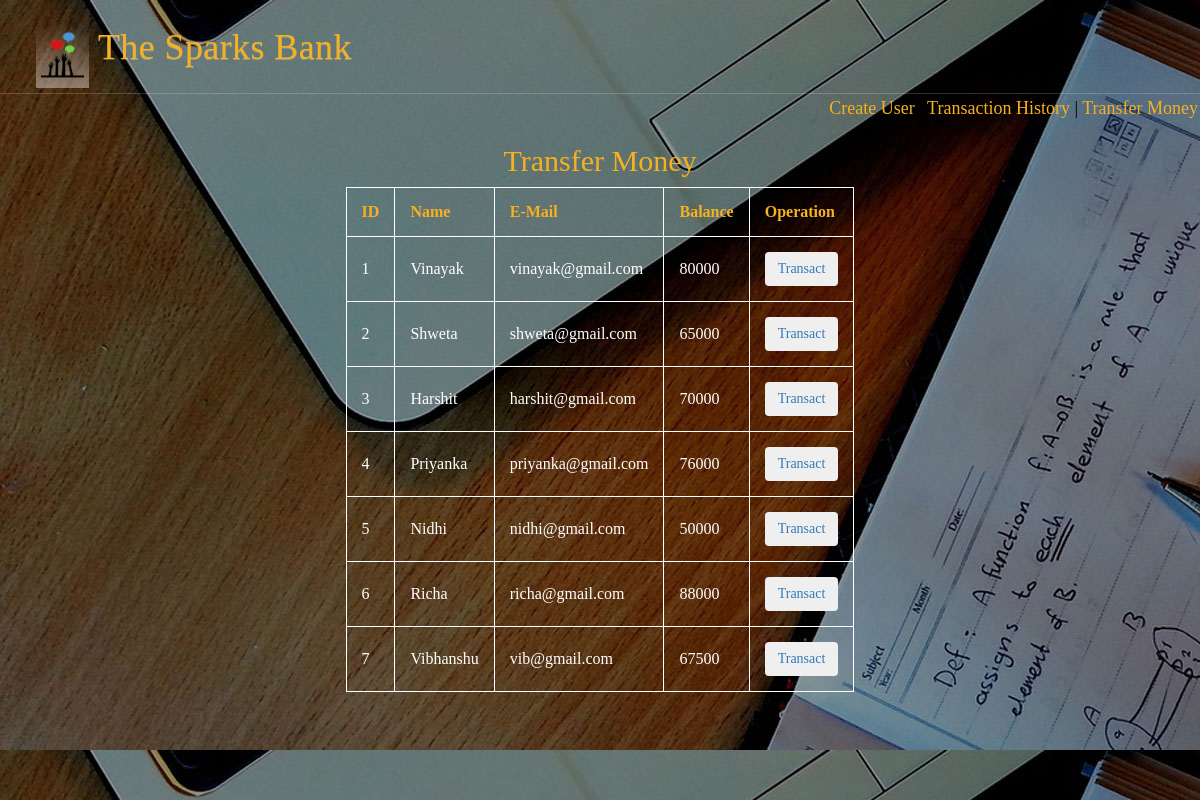
The app's page /transfermoney.php with its own data.
### tables this page shows
CREATE TABLE IF NOT EXISTS `user` (
  `id` int(20) NOT NULL,
  `name` varchar(20) NOT NULL,
  `email` varchar(20) NOT NULL,
  `balance` int(20) NOT NULL
);

### transfermoney.php (the view, shortened to what this page needs)
<html lang="en">
<head>
    <link rel="stylesheet" href="https://maxcdn.bootstrapcdn.com/bootstrap/3.3.7/css/bootstrap.min.css"
>
    <link rel="stylesheet" href="https://maxcdn.bootstrapcdn.com/bootstrap/3.3.7/css/bootstrap-theme.min.css"
>
</head>
<body>
<?php
    include 'config.php';
    $sql = "SELECT * FROM user";
    $result = mysqli_query($conn,$sql);
?>
    <div id="bodyDiv">
        <div class="top-header-agile">
            <h1><a class="col-md-6 navbar-brand" href="/"><img src="./logo_small spark.png"
                        style="padding:5px; height:100%; float:left; background: linear-gradient(to top, rgba(254, 254, 254, 0.4), rgba(250, 250, 250, 0));;">
                    &nbsp;The Sparks Bank</a></h1>
            <div class="clearfix"></div>
        </div>
        <nav>
            <a href="index.php" style="color:#f5b120;text-decoration: none;">Create User</a> |
            <a href="transactionhistory.php" target="_self" style="color:#f5b120;text-decoration: none;">Transaction
                History</a> |
            <a href="transfermoney.php" target="_self" style="color:#f5b120;text-decoration: none;">Transfer
                Money</a>
        </nav>
        <div class="frame">
            <h2 style="text-align: center;color: #f5b120;">Transfer Money</h2>
        </div>
        <div style="text-align: -webkit-center;color: #f5b120; margin-top: 10px;">
            <table style="color:aqua ;">
                <tr style="color: #f5b120;">
                    <th>ID</th>
                    <th>Name</th>
                    <th>E-Mail</th>
                    <th>Balance</th>
                    <th>Operation</th>
                </tr>
                <tbody>
                <?php
                    while($rows=mysqli_fetch_assoc($result)){
                ?>
                    <tr style="color : white;">
                        <td class="py-2"><?php echo $rows['id'] ?></td>
                        <td class="py-2"><?php echo $rows['name']?></td>
                        <td class="py-2"><?php echo $rows['email']?></td>
                        <td class="py-2"><?php echo $rows['balance']?></td>
                        <td><a href="transaction.php?id= <?php echo $rows['id'] ;?>"> <button class="btn btn-outline-success btn" >Transact</button></a></td>
                    </tr>
                <?php
                    }
                ?>
                </tbody>
            </table>
        </div>
</body>
</html>

### transfermoney.php (style rules this page uses)
* { margin: 0px; }
body { font-family: 'Times New Roman', Times, serif; }
#bodyDiv { height: 100vh; background-image: url('./bg3.jpg'); backface-visibility: hidden; }
nav { padding: 2px; text-align: right; font-size: large; color: black; }
.top-header-agile { padding: 5px 0; border-bottom: 1px solid rgba(255, 255, 255, 0.18); }
a.navbar-brand { height: 63px; padding: 0; padding-left: 1em; font-size: 1em; letter-spacing: 0.4px; line-height: 45px; text-decoration: none; color: #f5b120; }
table, tr, th, td { border: 1px solid white; padding: 15px; }

### records on screen
user: id "1", name "Vinayak", email "vinayak@gmail.com", balance "80000"
user: id "2", name "Shweta", email "shweta@gmail.com", balance "65000"
user: id "3", name "Harshit", email "harshit@gmail.com", balance "70000"
user: id "4", name "Priyanka", email "priyanka@gmail.com", balance "76000"
user: id "5", name "Nidhi", email "nidhi@gmail.com", balance "50000"
user: id "6", name "Richa", email "richa@gmail.com", balance "88000"
user: id "7", name "Vibhanshu", email "vib@gmail.com", balance "67500"
